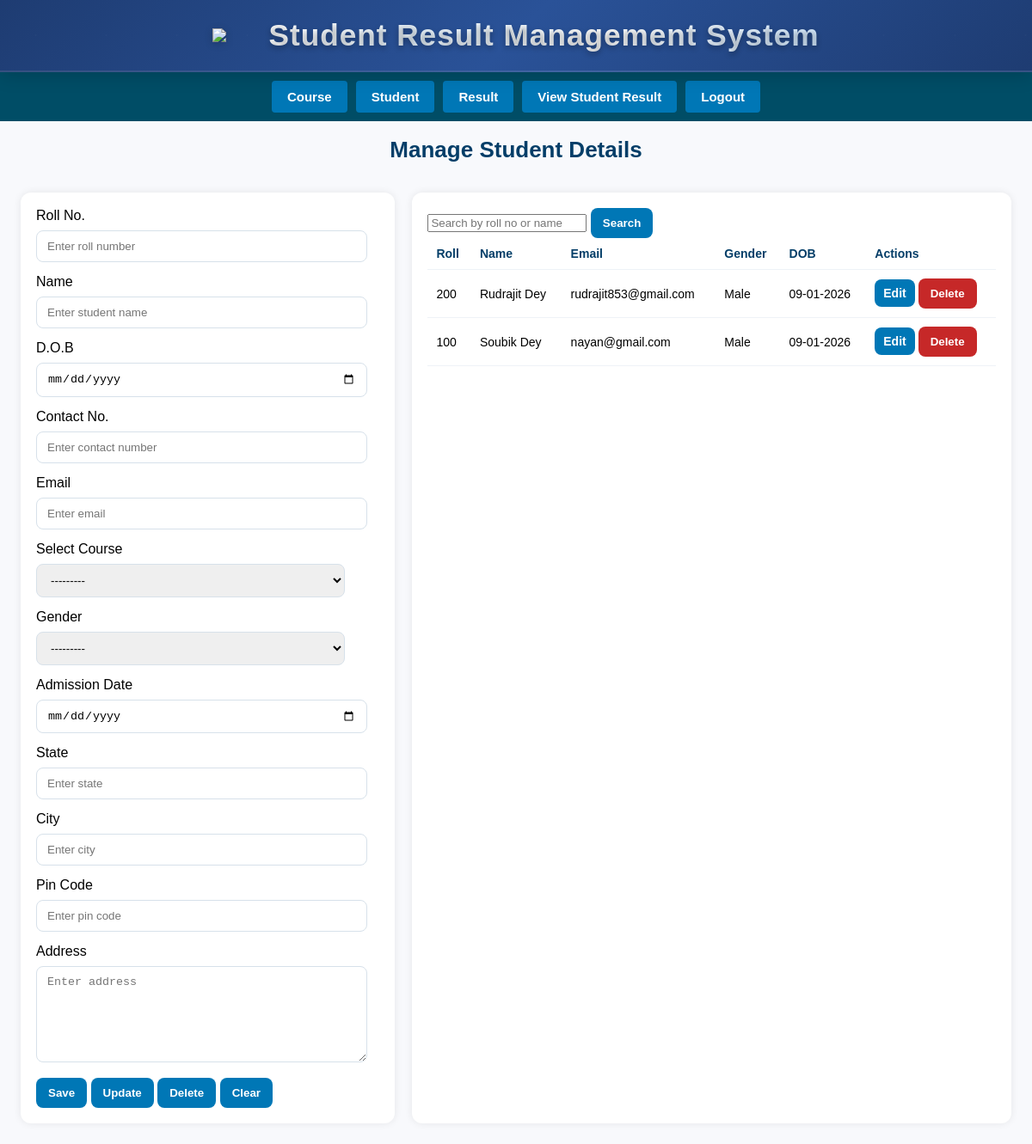
The app's page /student/, older data.
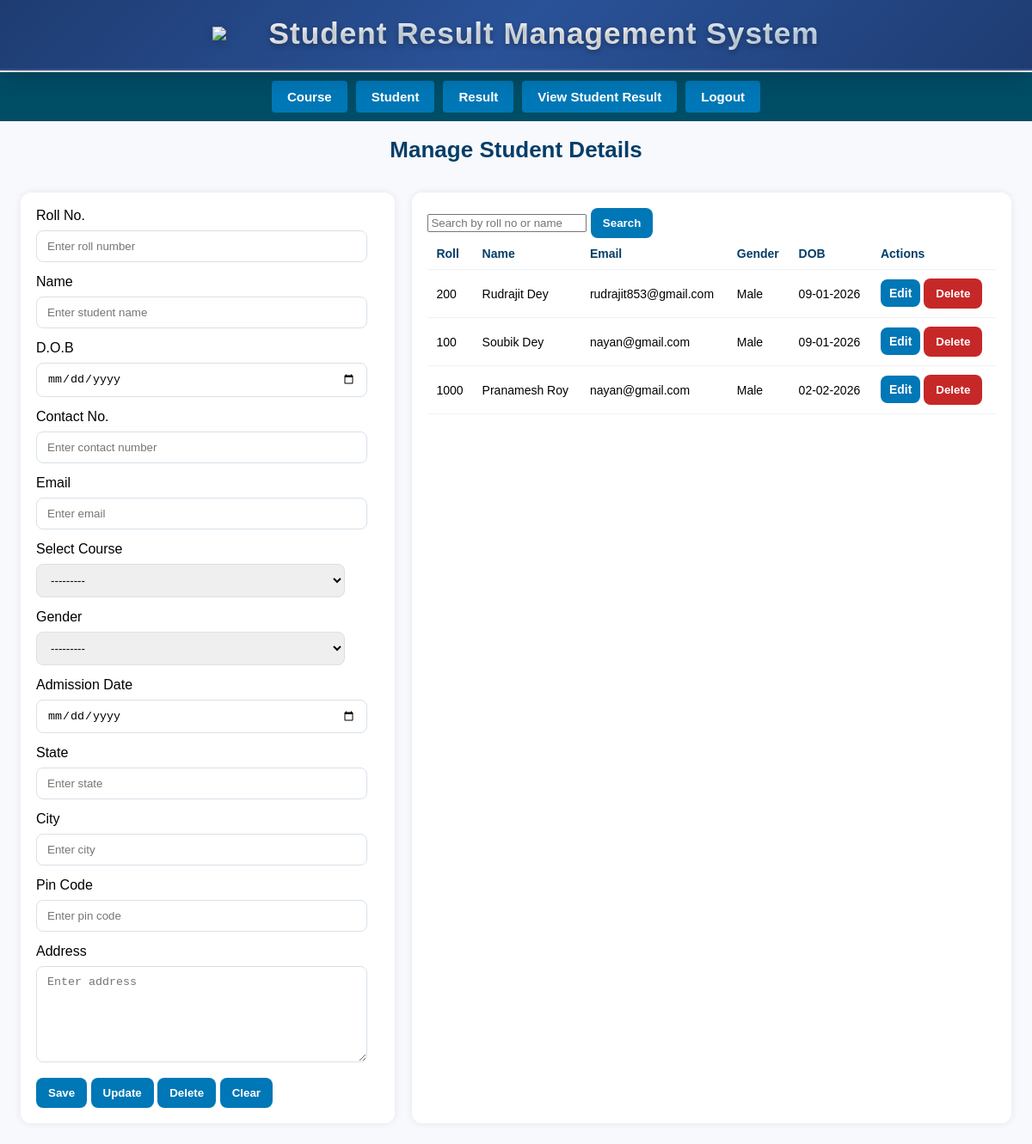
The same page, newer data.
### Home/models.py (models this page shows, shortened)
class Student(models.Model):
    GENDER_CHOICES = [
        ('M', 'Male'),
        ('F', 'Female'),
        ('O', 'Other'),
    ]
    roll_no = models.CharField(max_length=50, unique=True)
    name = models.CharField(max_length=100)
    dob = models.DateField()
    contact = models.CharField(max_length=20)
    email = models.EmailField()
    course = models.ForeignKey(Course, on_delete=models.CASCADE)
    gender = models.CharField(max_length=1, choices=GENDER_CHOICES)
    admission_date = models.DateField()
    state = models.CharField(max_length=100)
    city = models.CharField(max_length=100)
    pin_code = models.CharField(max_length=10)
    address = models.TextField()

### Home/views.py (the view, shortened to what this page needs)
# urls.py: path('student/', views.manage_student, name='manage_student'),
def manage_student(request):
    students = Student.objects.all()
    form = StudentForm()
    selected_id = None
    if request.method == 'GET' and request.GET.get('edit'):
        sid = request.GET.get('edit')
        student = get_object_or_404(Student, id=sid)
        form = StudentForm(instance=student)
        selected_id = student.id
    query = request.GET.get("search")
    if query:
        students = Student.objects.filter(roll_no__icontains=query) | Student.objects.filter(name__icontains=query)
    context = {
        "students": students,
        "form": form,
        "selected_id": selected_id
    }
    return render(request, "student.html", context)

### Home/models.py (called while the page is built)
    def __str__(self):
        return self.name

### templates/student.html (shortened to what this page needs)
{% extends "base.html" %}
{% load static %}
{% block body %}
<link rel="stylesheet" href="{% static 'css/student.css' %}?v=1.0">
<div class="page-title">
    <h2>Manage Student Details</h2>
</div>
<div class="container">
    <div class="main-box">
        <div class="left-panel">
            <form method="POST">
                <div class="form-grid">
                    <label>Roll No.</label>
                    {{ form.roll_no }}
                    <label>Name</label>
                    {{ form.name }}
                    <label>D.O.B</label>
                    {{ form.dob }}
                    <label>Contact No.</label>
                    {{ form.contact }}
                    <label>Email</label>
                    {{ form.email }}
                    <label>Select Course</label>
                    {{ form.course }}
                    <label>Gender</label>
                    {{ form.gender }}
                    <label>Admission Date</label>
                    {{ form.admission_date }}
                    <label>State</label>
                    {{ form.state }}
                    <label>City</label>
                    {{ form.city }}
                    <label>Pin Code</label>
                    {{ form.pin_code }}
                </div>
                <label class="address-label">Address</label>
                {{ form.address }}
                <div class="btn-group">
                    <button type="submit" name="save" class="btn save">Save</button>
                    <button type="submit" name="update" class="btn update">Update</button>
                    <button type="submit" name="delete" class="btn delete">Delete</button>
                    <button type="submit" name="clear" class="btn clear">Clear</button>
                </div>
            </form>
        </div>
        <div class="right-panel">
            <form method="GET" class="search-box">
                <input type="text" name="search" placeholder="Search by roll no or name">
                <button type="submit">Search</button>
            </form>
            <div class="table-box">
                <table>
                    <thead>
                        <tr>
                            <th>Roll</th>
                            <th>Name</th>
                            <th>Email</th>
                            <th>Gender</th>
                            <th>DOB</th>
                            <th>Actions</th>
                        </tr>
                    </thead>
                    <tbody>
                        {% for s in students %}
                        <tr>
                            <td>{{ s.roll_no }}</td>
                            <td>{{ s.name }}</td>
                            <td>{{ s.email }}</td>
                            <td>{{ s.get_gender_display }}</td>
                            <td>{{ s.dob|date:"d-m-Y" }}</td>
                            <td>
                                <a href="?edit={{ s.id }}" class="edit-btn">Edit</a>
                                <form method="POST" class="inline-delete">
                                    <button type="submit" name="delete" class="delete-row">Delete</button>
                                </form>
                            </td>
                        </tr>
                        {% empty %}
                        <tr><td colspan="6">No records found</td></tr>
                        {% endfor %}
                    </tbody>
                </table>
            </div>
        </div>
    </div>
</div>
{% endblock %}

Row changes from the older to the newer data that the page shows:
added Student: roll_no "1000", name "Pranamesh Roy", email "nayan@gmail.com", gender "Male", dob "02-02-2026"
